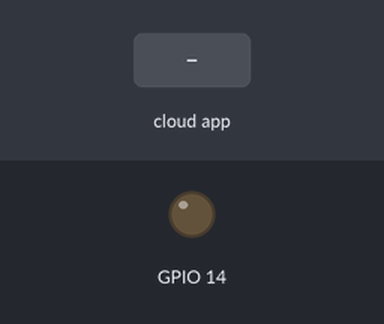
Simulated run of this sketch. Board: ESP8266 (NodeMCU). Shown: output pins drawn as LEDs (lit = HIGH). The test bench sets the inputs (shaded band). WiFi joins after 1.5 s; servers stay silent unless stated; the Firebase database answers and starts empty; what the sketch prints to the serial monitor is not drawn.

Above: at 2.7 s.
2.8 s: the phone or cloud app sets deger to 1
At 4.1 s:
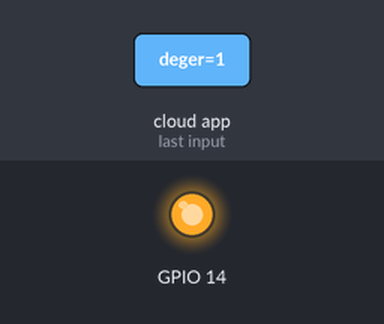
4.4 s: the phone or cloud app sets deger to 0
At 5.0 s:
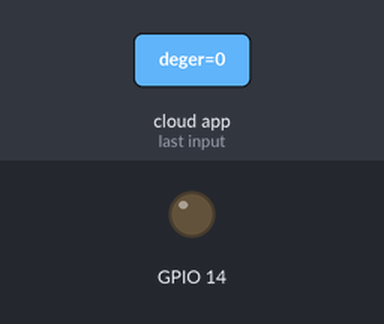
Timing chart, 0 to 7.4 s (numbered marks = the images above; inputs shaded):
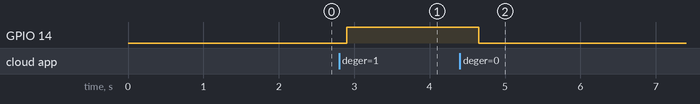

The sketch:

IOT.ino
```cpp
#include "FirebaseESP8266.h"
#include <ESP8266WiFi.h>
#define FIREBASE_HOST "https://iot1-c13c7.firebaseio.com"
#define FIREBASE_AUTH "wrRl3OwKogTjnkVWdqjV4zqytImKpic13kKIuqHC"
#define WIFI_SSID "IOT_NETWORK"
#define WIFI_PASSWORD "12345678"
FirebaseData Data;
String gelen;
void setup() {
    Serial.begin(9600);
   WiFi.begin(WIFI_SSID, WIFI_PASSWORD);
  Serial.print("connecting");
  while (WiFi.status() != WL_CONNECTED) {
    Serial.print(".");
    delay(500);
  }
   Serial.println();
  Serial.print("connected: ");
  Serial.println(WiFi.localIP());
    Firebase.begin(FIREBASE_HOST, FIREBASE_AUTH);
  Firebase.reconnectWiFi(true);
  pinMode(14,OUTPUT);//D5 led_pin
  digitalWrite(14,LOW);

}

void loop() {
Firebase.getString(Data,"deger",gelen);
delay(50);
if(gelen=="1"){
  digitalWrite(14,HIGH);
  delay(50);
}
else if(gelen=="0"){
  digitalWrite(14,LOW);
  delay(50);
}

}
```

Measured:
- after the input at 2.8 s, GPIO 14: LOW → HIGH after 0.10 s
- after the input at 4.4 s, GPIO 14: HIGH → LOW after 0.25 s
